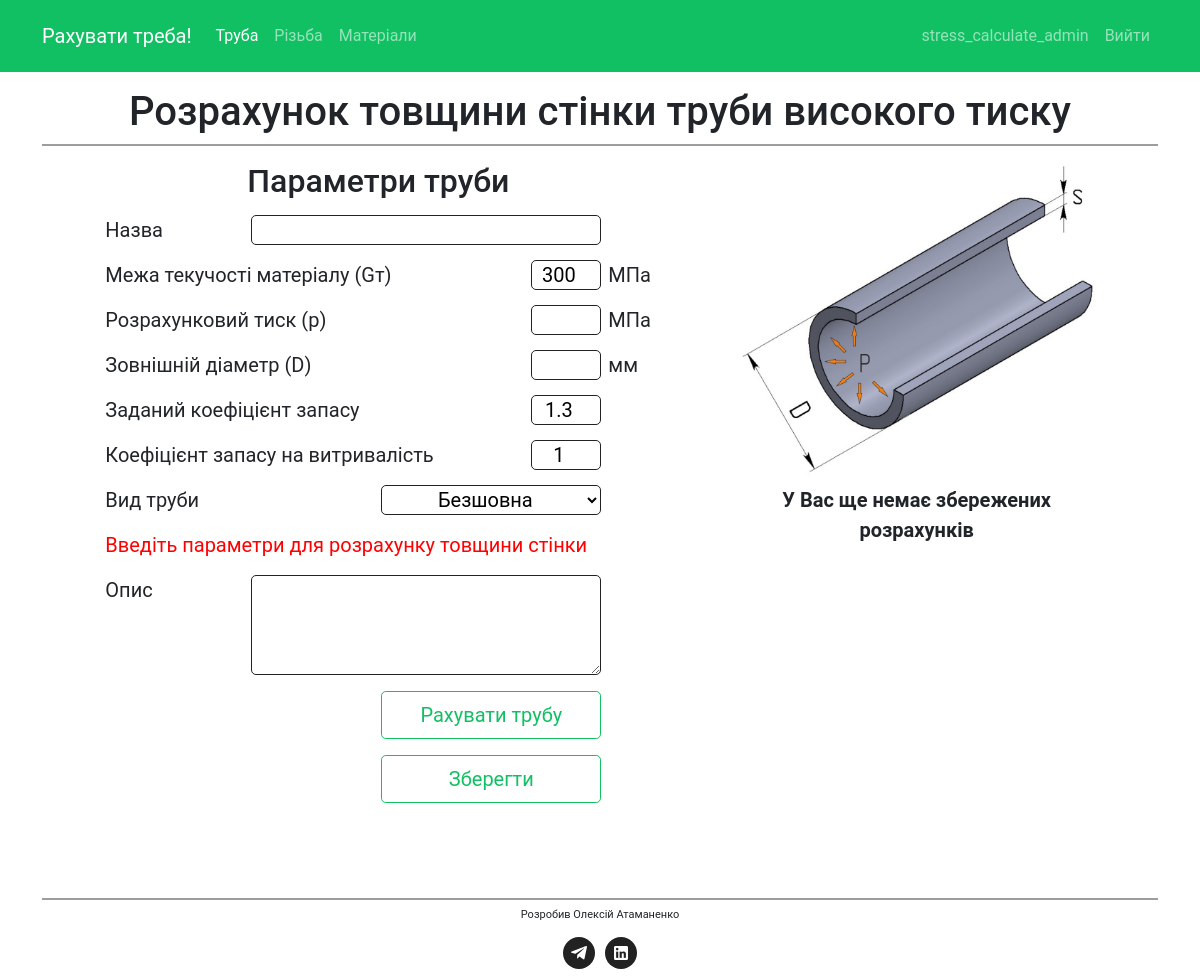
Before: /pipe_pressure/ (signed in) with the older database file.
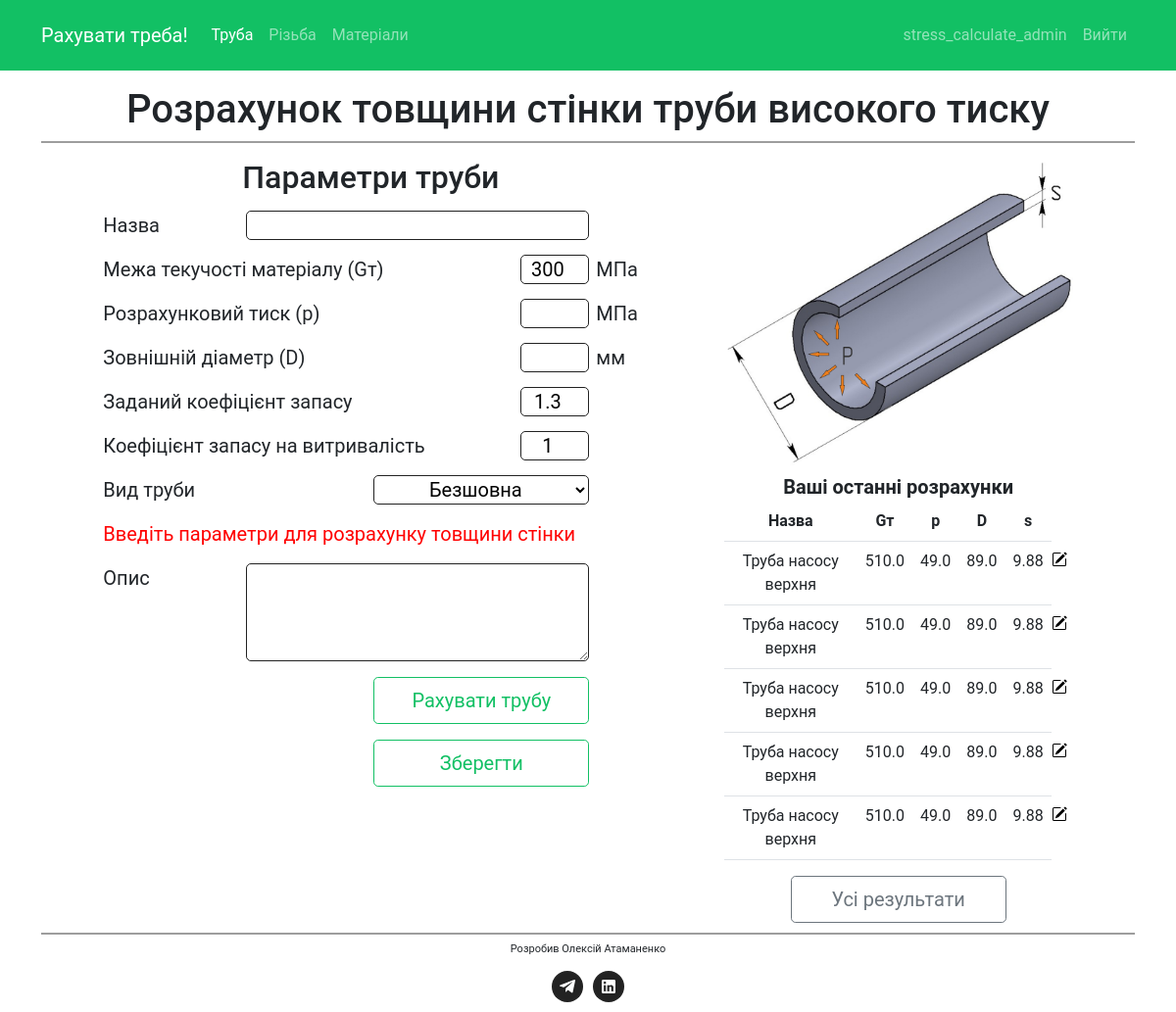
After: the same page with the newer database file.
### calculate/models.py (models this page shows, shortened)
class PipeHighPressure(models.Model):
    K_WELDING_CHOICES = [
		(1, 'Безшовна'),
		(0.6, 'Електрозварювальна'),
    ]
    id = models.AutoField(primary_key=True)
    user = models.ForeignKey(User, on_delete=models.CASCADE, default=None)
    name = models.CharField(max_length=20)
    description = models.TextField(blank=True, max_length=128)
    yield_strength = models.FloatField(default=300)
    test_pressure = models.FloatField()
    min_outside_diameter = models.FloatField()
    k_industry = models.FloatField(default=1.3)
    k_cycle = models.FloatField(default=1)
    k_welding = models.FloatField(max_length=40, choices=K_WELDING_CHOICES, default=1)
    created_at = models.DateTimeField(auto_now_add=True)
    @property
    def thickness(self):
        self.allowable_stresses = self.yield_strength / (self.k_industry * self.k_cycle)
        self.thickness_pipe = (self.test_pressure * self.min_outside_diameter /
                    (2 * self.allowable_stresses * float(self.k_welding) + self.test_pressure))
        self.thickness_round = round(self.thickness_pipe, 2)
        return self.thickness_round
    @staticmethod
    def get_by_user_order_by_created(user_id):
        return PipeHighPressure.objects.filter(user=user_id).order_by('created_at',).reverse()

### calculate/views.py (the view)
# urls.py: path('pipe_pressure/', views.pipe_pressure, name = 'pipe_pressure'),
def pipe_pressure(request):
	thickness = 0
	outside_radius = 0
	if request.user.is_authenticated:
		last_pipe_results = PipeHighPressure.get_by_user_order_by_created(request.user.id)[:5]
	else:
		last_pipe_results = []
	if request.method == 'POST':
		form = PipeHighPressureForm(request.POST)
		if form.is_valid():
			yield_strength = form.cleaned_data['yield_strength']
			test_pressure = form.cleaned_data['test_pressure']
			min_outside_diameter = form.cleaned_data['min_outside_diameter']
			k_welding = form.cleaned_data['k_welding']
			k_industry = form.cleaned_data['k_industry']
			k_cycle = form.cleaned_data['k_cycle']
			name = form.cleaned_data['name']
			description = form.cleaned_data['description']
			pipe = PipeHighPressure.calculate(yield_strength, test_pressure, min_outside_diameter,
												k_industry, k_cycle, k_welding)
			thickness = pipe.thickness
			outside_radius = pipe.outside_radius
			if 'create' in request.POST:
				if PipeHighPressure.create(request.user, yield_strength, test_pressure, min_outside_diameter,
										k_industry, k_cycle, k_welding, name, description):
					messages.success(request, ("Розрахунок успішно збережено!"))
				else:
					messages.error(request, ("Розрахунок не вдалося зберегти, т.к. товщина стінки перевищує зовнішній радіус "))
	else:
		form = PipeHighPressureForm()
	return render(request, 'calculate/pipe_pressure.html',
					{'form': form,
					 'thickness': thickness,
					 'outside_radius': outside_radius,
					 'last_pipe_results': last_pipe_results,})

### calculate/forms.py
class PipeHighPressureForm(forms.Form):
	name = forms.CharField(label = "Назва", max_length=20, required=False)
	description = forms.CharField(label = "Опис", max_length=128, widget=forms.Textarea, required=False)
	yield_strength = forms.FloatField(label = "Межа текучості матеріалу (Gт)",
										min_value=1, max_value = 3000, initial = 300)
	test_pressure = forms.FloatField(label = "Розрахунковий тиск (p)",
										min_value=0.001, max_value = 3000,)
	min_outside_diameter = forms.FloatField(label = "Зовнішній діаметр (D)",
											min_value=1, max_value = 10000,)
	k_industry = forms.FloatField(label = "Заданий коефіцієнт запасу",
									min_value=1, max_value = 10, initial = 1.3)
	k_cycle = forms.FloatField(label = "Коефіцієнт запасу на витривалість",
								min_value=1, max_value = 10, initial = 1)
	k_welding_choice = (
		(1, 'Безшовна'),
		(0.6, 'Електрозварювальна'),
		)
	k_welding = forms.ChoiceField(label = "Вид труби", choices=k_welding_choice,
									widget=forms.Select(attrs={"class": "selector"}))

### calculate/templates/calculate/pipe_pressure.html (shortened to what this page needs)
{% extends "base.html" %}
{% load static %}
{% block content %}
    <section class="pipe">
        <div class="container">
            <h1>Розрахунок товщини стінки труби високого тиску</h1>
            <div class="home__subtitle-line"></div>
            <div class="row">
                <div class="col-12 col-md-12 col-lg-6 form">
                    <form action="{% url 'pipe_pressure' %}" method="post">
                        <h2>Параметри труби</h2>
                        <div class="form__string">
                            {{ form.name.label }}
                            <div class="form__data form__data__name">
                                {{ form.name }}
                            </div>
                        </div>
                        <div class="form__string">
                            {{ form.yield_strength.label }}
                            <div class="form__data">
                                {{ form.yield_strength }}
                                <div class="form__unit">МПа</div>
                            </div>
                        </div>
                        <div class="form__string">
                            {{ form.test_pressure.label }}
                            <div class="form__data">
                                {{ form.test_pressure }}
                                <div class="form__unit">МПа</div>
                            </div>
                        </div>
                        <div class="form__string">
                            {{ form.min_outside_diameter.label }}
                            <div class="form__data">
                                {{ form.min_outside_diameter }}
                                <div class="form__unit">мм</div>
                            </div>
                        </div>
                        <div class="form__string">
                            {{ form.k_industry.label }}
                            <div class="form__data">
                                {{ form.k_industry }}
                            </div>
                        </div>
                        <div class="form__string">
                            {{ form.k_cycle.label }}
                            <div class="form__data">
                                {{ form.k_cycle }}
                            </div>
                        </div>
                        <div class="form__string">
                            {{ form.k_welding.label }}
                            <div class="form__data form__data__welding">
                                {{ form.k_welding }}
                            </div>
                        </div>
                        <div class="results">
                            {% if thickness >= outside_radius %}
                                {% if thickness == 0 %}
                                <div class="results__error">Введіть параметри для розрахунку товщини стінки</div>
                                {% endif %}
                            {% endif %}
                        </div>
                        <div class="form__string">
                            {{ form.description.label }}
                            <div class="form__data form__data__description">
                                {{ form.description }}
                            </div>
                        </div>
                        <div class="btn-block">
                            <button type="submit" class="btn btn-outline-success btn-lg btn-custom" name="calculate">Рахувати трубу</button>
                            {% if user.is_authenticated %}
                            <button type="submit" class="btn btn-outline-success btn-lg btn-custom" name="create">Зберегти</button>
                            {% endif %}
                        </div>
                    </form>
                </div>
                <div class="col col-sm-8 col-md-8 col-lg-4">
                    <img src="{% static 'images/pipe_segment.jpg' %}" alt="pipe pressure">
                    {% if user.is_authenticated %}
                        {% if last_pipe_results %}
                            <div>
                                <p class="table-title">Ваші останні розрахунки</p>
                                <table class="table">
                                    <tr class="table__header">
                                        <th>Назва</th>
                                        <th>Gт</th>
                                        <th>p</th>
                                        <th>D</th>
                                        <th>s</th>
                                    </tr>
                                    {% for pipe in last_pipe_results %}
                                        <tr>
                                            <td class="table__name"><div id="pipe-name">{{ pipe.name }}</div></td>
                                            <td class="table__condition">{{ pipe.yield_strength }}</td>
                                            <td class="table__hardness">{{ pipe.test_pressure }}</td>
                                            <td class="table__yield_strenght">{{ pipe.min_outside_diameter }}</td>
                                            <td class="table__yield_strenght">{{ pipe.thickness }}</td>
                                            <td id="edit-col">
                                                <form action="{% url 'pipe_detail' %}" method="POST">
                                                    <button class="detail-button">
                                                        <img id="pipe-detail-icon" class="detail-icon" src="/static/icons/pencil-square.svg" alt="edit">
                                                    </button>
                                                </form>
                                            </td>
                                        </tr>
                                    {% endfor %}
                                </table>
                            </div>
                            <form action="{% url 'pipe_results' %}" method="GET">
                                <div class="btn-block">
                                    <button type="submit" class="btn btn-outline-secondary btn-lg btn-custom-more" name="more">Усі результати</button>
                                </div>
                            </form>
                        {% else %}
                            <p class="non-result">У Вас ще немає збережених розрахунків</p>
                        {% endif %}
                    {% endif %}
                </div>
            </div>
        </div>
    </section>
{% endblock %}

### calculate/templates/base.html (shortened to what this page needs)
{% load static %}
<!DOCTYPE html>
<html>
<head>
    <link rel="stylesheet" href="{% static 'css/bootstrap-reboot.min.css' %}">
    <link rel="stylesheet" href="{% static 'css/bootstrap-grid.min.css' %}">
    <link href="https://cdn.jsdelivr.net/npm/bootstrap@5.1.3/dist/css/bootstrap.min.css" rel="stylesheet">
    <link rel="stylesheet" type="text/css" href="{% static 'css/style.min.css' %}">
</head>
<body>
    <nav class="navbar navbar-expand-md navbar navbar-dark">
        <div class="container">
            <a class="navbar-brand" href="{% url 'index' %}">Рахувати треба!</a>
            <div class="collapse navbar-collapse" id="navbarSupportedContent">
                <ul class="navbar-nav me-auto mb-2 mb-md-0">
                    <li class="nav-item">
                        <a class="nav-link" id="pipe" href="{% url 'pipe_pressure' %}">Труба</a>
                    </li>
                    <li class="nav-item">
                        <a class="nav-link" id="thread" href="{% url 'thread' %}">Різьба</a>
                    </li>
                    <li class="nav-item">
                        <a class="nav-link" id="materials" href="{% url 'materials' %}">Матеріали</a>
                    </li>
                </ul>
                <span class="navbar-text">
                    <ul class="navbar-nav me-auto mb-2 mb-md-0">
                        {% if user.is_authenticated %}
                            <li class="nav-item">
                                <a class="nav-link" id="username" href="{% url 'update_user' %}">{{ user.username }}</a>
                            </li>
                            <li class="nav-item">
                                <a class="nav-link" id="logout" href="{% url 'logout' %}">Вийти</a>
                            </li>
                        {% endif %}
                    </ul>
                </span>
            </div>
        </div>
    </nav>
    <div id="content">
        {% block content %}{% endblock %}
    </div>
    <footer class="footer">
        <div class="container">
            <div class="footer__line"></div>
            <div class="footer__dev">Розробив Олексій Атаманенко</div>
            <div class="footer__social">
                <a href="https://t.me/Atamanenkoalex" class="footer__social-link">
                    <img src="/static/icons/telegram.png" alt="telegram">
                </a>
                <a href="https://www.linkedin.com/in/AtamanenkoAlex/" class="footer__social-link">
                    <img src="/static/icons/linkedin.png" alt="linkedin">
                </a>
            </div>
        </div>
    </footer>
</body>
</html>

Changed rows visible on the page:
added PipeHighPressure: name "Труба насосу верхня", yield_strength "510.0", test_pressure "49.0", min_outside_diameter "89.0", thickness "9.88"
added PipeHighPressure: name "Труба насосу верхня", yield_strength "510.0", test_pressure "49.0", min_outside_diameter "89.0", thickness "9.88"
added PipeHighPressure: name "Труба насосу верхня", yield_strength "510.0", test_pressure "49.0", min_outside_diameter "89.0", thickness "9.88"
added PipeHighPressure: name "Труба насосу верхня", yield_strength "510.0", test_pressure "49.0", min_outside_diameter "89.0", thickness "9.88"
added PipeHighPressure: name "Труба насосу верхня", yield_strength "510.0", test_pressure "49.0", min_outside_diameter "89.0", thickness "9.88"
Other visible differences:
text no longer shown: "У Вас ще немає збережених розрахунків"
text now shown: "Ваші останні розрахунки Назва Gт p D s Усі результати"
